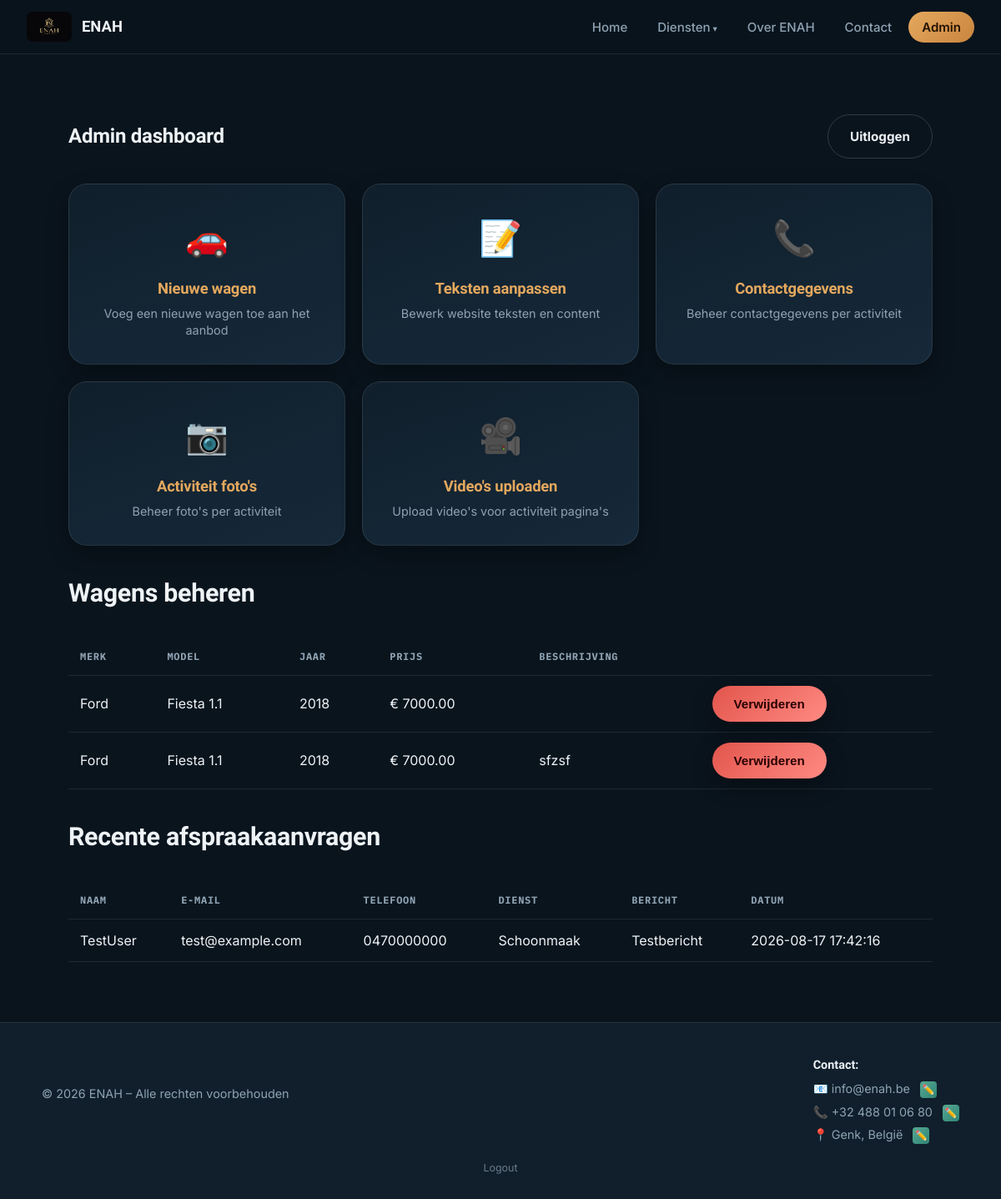
Page /admin/dashboard (signed in) on the earlier database version.
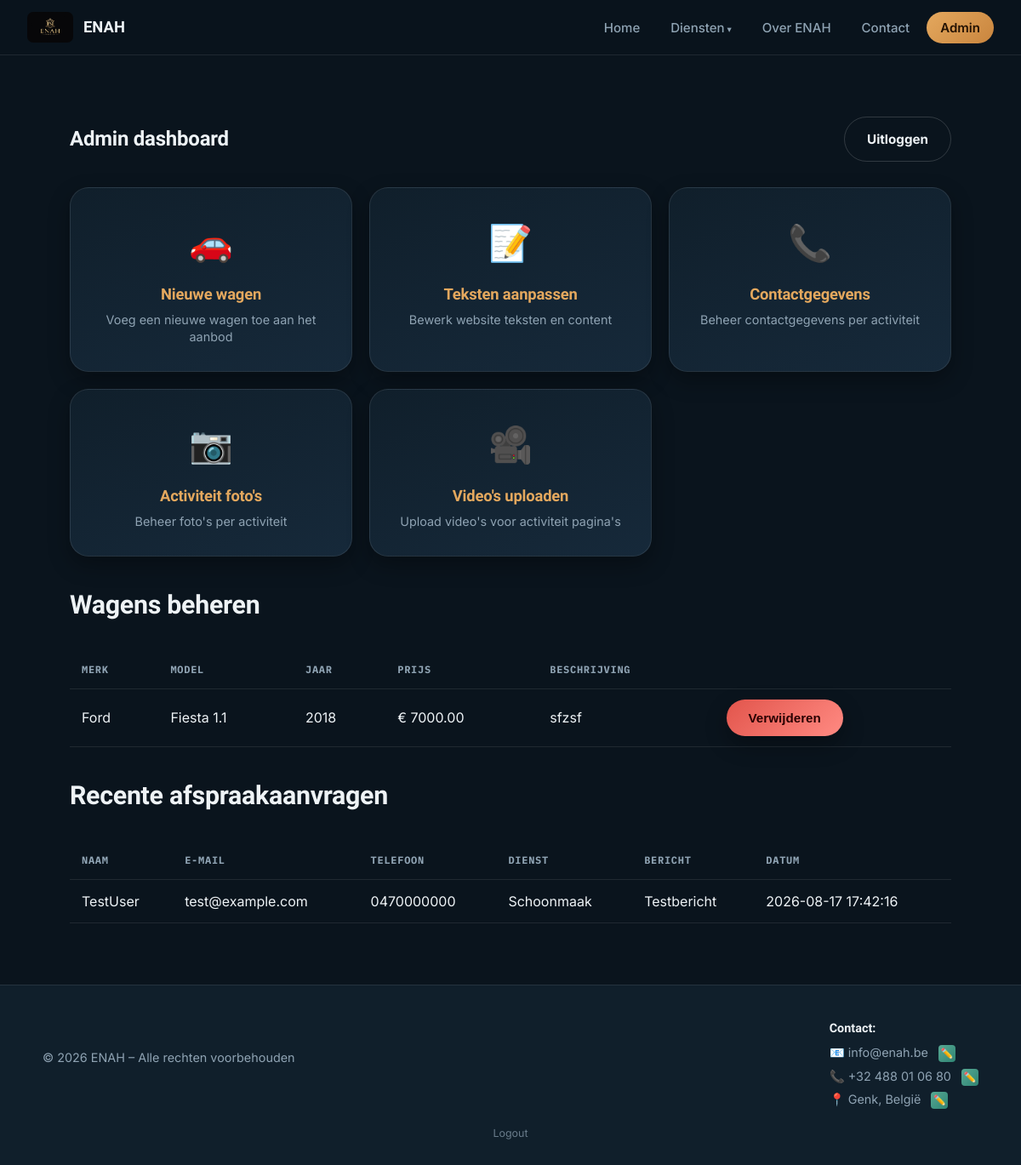
Same page on the later database version.
### tables this page shows
CREATE TABLE autos (
            id INTEGER PRIMARY KEY AUTOINCREMENT,
            merk TEXT NOT NULL,
            model TEXT NOT NULL,
            jaar INTEGER NOT NULL,
            prijs REAL NOT NULL,
            beschrijving TEXT,
            extra_info TEXT,
            datum_aangemaakt TEXT NOT NULL
        );

CREATE TABLE afspraken (
            id INTEGER PRIMARY KEY AUTOINCREMENT,
            naam TEXT NOT NULL,
            email TEXT NOT NULL,
            telefoon TEXT,
            bericht TEXT,
            datum_aangemaakt TEXT NOT NULL
        , dienst TEXT);

CREATE TABLE site_content (
            id INTEGER PRIMARY KEY AUTOINCREMENT,
            content_key TEXT UNIQUE NOT NULL,
            content_value TEXT NOT NULL,
            updated_at TEXT NOT NULL
        );

### app.py (the view)
@app.route("/admin/dashboard")
@login_required
def admin_dashboard():
    db = get_db()
    autos = db.execute("SELECT * FROM autos ORDER BY datum_aangemaakt DESC").fetchall()
    afspraken = db.execute(
        "SELECT * FROM afspraken ORDER BY datum_aangemaakt DESC LIMIT 20"
    ).fetchall()
    return render_template(
        "admin/dashboard.html", active_page="admin", autos=autos, afspraken=afspraken
    )

### app.py (called while the page is built)
def get_db():
    if "db" not in g:
        g.db = sqlite3.connect(DATABASE)
        g.db.row_factory = sqlite3.Row
    return g.db

@login_manager.user_loader
def load_user(user_id):
    db = get_db()
    row = db.execute("SELECT id, username FROM admins WHERE id = ?", (user_id,)).fetchone()
    if row is None:
        return None
    return AdminUser(row["id"], row["username"])

@app.context_processor
def inject_content():
    db = get_db()
    content_rows = db.execute("SELECT content_key, content_value FROM site_content").fetchall()
    content_dict = {row["content_key"]: row["content_value"] for row in content_rows}
    return dict(site_content=content_dict)

### templates/admin/dashboard.html (shortened to what this page needs)
{% extends "base.html" %}
{% block content %}
<section class="container">
  <div class="admin-bar">
    <h1 style="margin:0;">Admin dashboard</h1>
    <a class="btn btn-secondary" href="{{ url_for('admin_logout') }}">Uitloggen</a>
  </div>
  <div class="admin-actions-grid">
    <a class="admin-action-card" href="{{ url_for('admin_auto_toevoegen') }}">
      <div class="admin-action-icon">🚗</div>
      <h3>Nieuwe wagen</h3>
      <p>Voeg een nieuwe wagen toe aan het aanbod</p>
    </a>
    <a class="admin-action-card" href="{{ url_for('admin_content') }}">
      <div class="admin-action-icon">📝</div>
      <h3>Teksten aanpassen</h3>
      <p>Bewerk website teksten en content</p>
    </a>
    <a class="admin-action-card" href="{{ url_for('admin_activity_contacts') }}">
      <div class="admin-action-icon">📞</div>
      <h3>Contactgegevens</h3>
      <p>Beheer contactgegevens per activiteit</p>
    </a>
    <a class="admin-action-card" href="{{ url_for('admin_activity_photos') }}">
      <div class="admin-action-icon">📷</div>
      <h3>Activiteit foto's</h3>
      <p>Beheer foto's per activiteit</p>
    </a>
    <a class="admin-action-card" href="{{ url_for('admin_video_upload') }}">
      <div class="admin-action-icon">🎥</div>
      <h3>Video's uploaden</h3>
      <p>Upload video's voor activiteit pagina's</p>
    </a>
  </div>
  <h2 class="section-title" style="text-align:left; margin-top:40px;">Wagens beheren</h2>
  <table class="admin-table">
    <thead>
      <tr>
        <th>Merk</th><th>Model</th><th>Jaar</th><th>Prijs</th><th>Beschrijving</th><th></th>
      </tr>
    </thead>
    <tbody>
      {% for auto in autos %}
      <tr>
        <td>{{ auto.merk }}</td>
        <td>{{ auto.model }}</td>
        <td>{{ auto.jaar }}</td>
        <td>&euro; {{ "%.2f"|format(auto.prijs) }}</td>
        <td>{{ auto.beschrijving }}</td>
        <td>
          <form method="POST" action="{{ url_for('admin_auto_verwijderen', auto_id=auto.id) }}" onsubmit="return confirm('Deze wagen verwijderen?');" style="margin:0;">
            <button class="btn btn-danger" type="submit">Verwijderen</button>
          </form>
        </td>
      </tr>
      {% else %}
      <tr><td colspan="6" style="color: var(--text-muted);">Nog geen wagens toegevoegd.</td></tr>
      {% endfor %}
    </tbody>
  </table>
  <h2 class="section-title" style="text-align:left; margin-top:40px;">Recente afspraakaanvragen</h2>
  <table class="admin-table">
    <thead>
      <tr><th>Naam</th><th>E-mail</th><th>Telefoon</th><th>Dienst</th><th>Bericht</th><th>Datum</th></tr>
    </thead>
    <tbody>
      {% for afspraak in afspraken %}
      <tr>
        <td>{{ afspraak.naam }}</td>
        <td>{{ afspraak.email }}</td>
        <td>{{ afspraak.telefoon }}</td>
        <td>{{ afspraak.dienst }}</td>
        <td>{{ afspraak.bericht }}</td>
        <td>{{ afspraak.datum_aangemaakt }}</td>
      </tr>
      {% else %}
      <tr><td colspan="6" style="color: var(--text-muted);">Nog geen afspraken.</td></tr>
      {% endfor %}
    </tbody>
  </table>
</section>
{% endblock %}

### templates/base.html (shortened to what this page needs)
<!DOCTYPE html>
<html lang="nl">
<head>
  <link rel="stylesheet" href="{{ url_for('static', filename='css/style.css') }}">
</head>
<body>
  <nav class="navbar">
    <a class="brand" href="{{ url_for('index') }}">
      {% if active_page == 'lukoil' %}
        <img src="{{ url_for('static', filename='images/lukoil_logo.png') }}" alt="Lukoil logo">
        <span>Lukoil Heusen-Zolder</span>
      {% elif active_page in ['auto_onderhoud', 'auto_verkoop'] %}
        <img src="{{ url_for('static', filename='images/sixtyseven_cars_logo.jpeg') }}" alt="SixtySeven Cars logo">
        <span>SixtySeven Cars</span>
      {% else %}
        <img src="{{ url_for('static', filename='images/enah_logo.jpeg') }}" alt="ENAH logo">
        <span>ENAH</span>
      {% endif %}
    </a>
    <ul class="nav-links">
      <li><a href="{{ url_for('index') }}" class="{{ 'active' if active_page == 'home' }}">Home</a></li>
      <li class="dropdown">
        <a href="#" class="{{ 'active' if active_page in ['lukoil','schoonmaak','transport','auto_onderhoud','auto_verkoop'] }}">Diensten</a>
      </li>
      <li><a href="{{ url_for('about') }}" class="{{ 'active' if active_page == 'about' }}">Over ENAH</a></li>
      <li><a href="{{ url_for('contact') }}" class="{{ 'active' if active_page == 'contact' }}">Contact</a></li>
      {% if current_user.is_authenticated %}
        <li><a href="{{ url_for('admin_dashboard') }}" class="{{ 'active' if active_page == 'admin' }}">Admin</a></li>
      {% endif %}
    </ul>
  </nav>
  {% block content %}{% endblock %}
  <footer>
    <div class="footer-content">
      <p>&copy; 2026 ENAH – Alle rechten voorbehouden</p>
      <div class="footer-contact">
        <p><strong>Contact:</strong></p>
        <p>📧 {{ site_content.get('contact_email', 'info@enah.be') }} {% if current_user.is_authenticated %}<a class="edit-btn-inline" href="{{ url_for('admin_content_bewerken', content_key='contact_email') }}" title="E-mail bewerken">✏️</a>{% endif %}</p>
        <p>📞 {{ site_content.get('contact_phone', '+32 4 00 00 00') }} {% if current_user.is_authenticated %}<a class="edit-btn-inline" href="{{ url_for('admin_content_bewerken', content_key='contact_phone') }}" title="Telefoon bewerken">✏️</a>{% endif %}</p>
        <p>📍 {{ site_content.get('contact_location', 'Genk, België') }} {% if current_user.is_authenticated %}<a class="edit-btn-inline" href="{{ url_for('admin_content_bewerken', content_key='contact_location') }}" title="Locatie bewerken">✏️</a>{% endif %}</p>
      </div>
    </div>
    {% if not current_user.is_authenticated %}
      <a href="{{ url_for('admin_login') }}" class="admin-login-link">Admin login</a>
    {% else %}
      <a href="{{ url_for('admin_logout') }}" class="admin-login-link">Logout</a>
    {% endif %}
  </footer>
</body>
</html>

Differences in the rows shown:
removed autos: merk "Ford", model "Fiesta 1.1", jaar "2018", prijs "7000.00"
